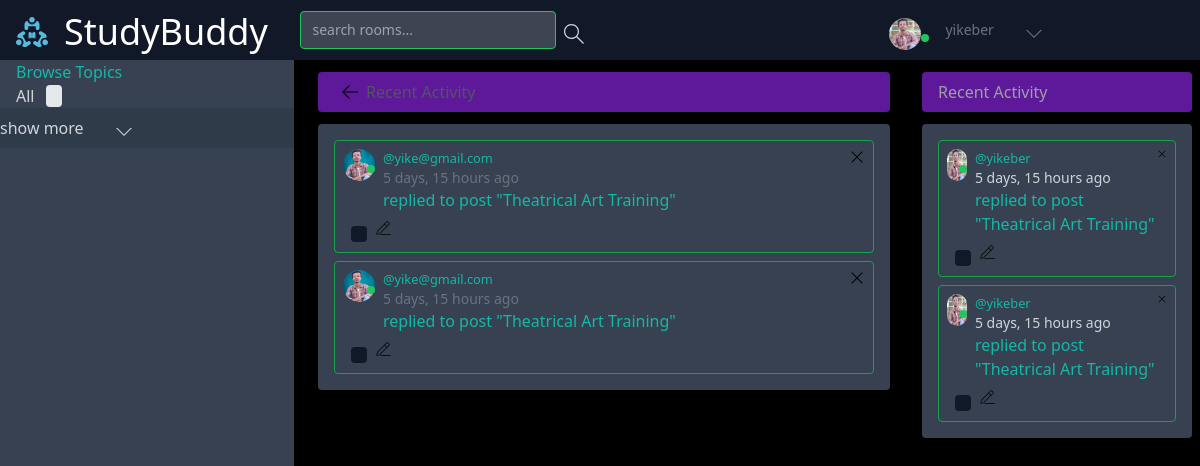
Page /recent-activities/ (signed in) on the earlier database version.
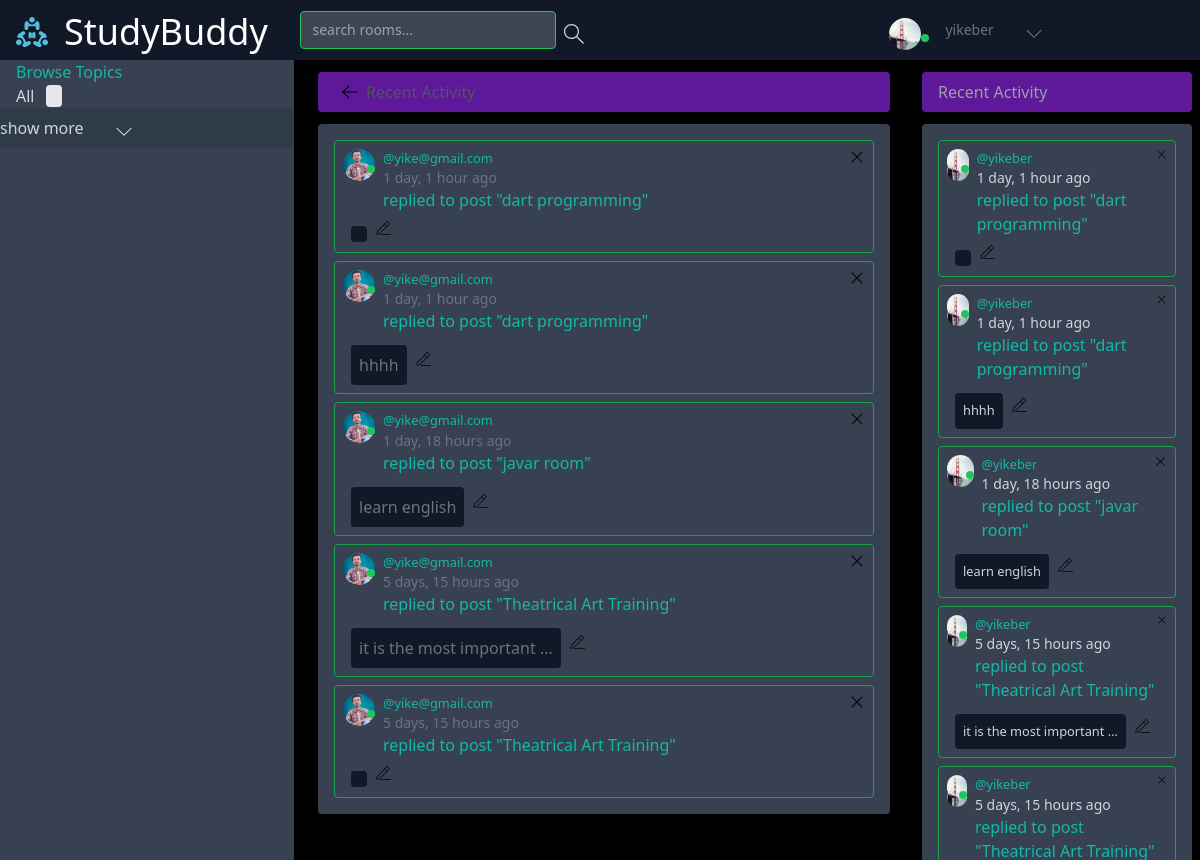
Same page on the later database version.
### Backend/base/models.py (models this page shows)
class User(AbstractUser):
    name  = models.CharField(max_length=200,null=True)
    username = models.CharField(max_length=200)
    password = models.CharField(max_length=100)
    email = models.EmailField(max_length=200,unique=True)
    bio = models.TextField(max_length=500,null=True,blank=True)
    avatar = models.ImageField(null=True,default='images/avatar.svg',upload_to='images/profile_images')
    last_activity = models.DateTimeField(null=True, blank=True)
    is_online = models.BooleanField(default=False)
    USERNAME_FIELD = 'email'
    REQUIRED_FIELDS =['username','password']

class Message(models.Model):
    user = models.ForeignKey(User,on_delete=models.CASCADE)
    room = models.ForeignKey (Room,on_delete=models.CASCADE)
    body = models.TextField()
    image = models.ImageField(null=True,upload_to='files/messages/image_messages')
    video = models.FileField(null=True,upload_to='files/messages/video_messages')
    audio = models.FileField(null=True,upload_to='files/messages/audio_messages')
    liker = models.ManyToManyField(User,related_name='message_liker',blank=True)
    updated  = models.DateTimeField(auto_now=True)
    created = models.DateTimeField(auto_now_add=True)
    num_of_likes = models.IntegerField(default=0)
    num_of_replies = models.IntegerField(default=0)
    is_deleted = models.BooleanField(default=False)
    class Meta:
        ordering = ['-updated','-created']
    def __str__(self):
        return self.body

class Room(models.Model):
    host = models.ForeignKey(User,on_delete=models.SET_NULL,null=True)
    topic = models.ForeignKey(Topic,on_delete=models.SET_NULL,null=True)
    roomImage = models.ImageField(null=True ,default='images/room_images/default_room_image.png',upload_to='images/room_images')
    name = models.CharField(max_length=200)
    description = models.TextField(null=True,blank=True)
    participants = models.ManyToManyField(User,related_name='participants',blank=True)
    updated = models.DateTimeField(auto_now=True)
    created = models.DateField(auto_now_add=True)
    is_deleted = models.BooleanField(default=False)
    class Meta:
        ordering = ['-updated','-created']
    def __str__(self):
        return self.name

### Backend/base/views.py (the view)
# urls.py: path('recent-activities/',views.getActivities,name='activities'),
@login_required(login_url='login')
def getActivities(request):
    user = User.objects.get(username = request.user.username)
    room_messages = user.message_set.all().order_by('-created')
    context  = {
        'room_messages':room_messages,
        'visible_words':5
    }
    return render(request,'base/show_recent.html',context)

### Frontend/templates/base/show_recent.html (shortened to what this page needs)
{%extends 'base/home.html'%}
{%block home-content%}
{%load static %}
<div class="mr-2">
    <h3 class="bg-purple-700 opacity-75 ml-4 mt-3 pl-4  py-2 rounded flex flex-row items-center"><a
            href="{{request.META.HTTP_REFERER}}" class="px-2"><img src="{% static 'assets/icons/arrow-left.svg' %}"
                class="w-4 h-4 " alt="left-arrow"></a>
        <span>Recent Activity</span>
    </h3>
    <div class=" bg-gray-700  ml-4 mt-3 px-2 py-2 rounded">
        {% for message in room_messages %}
        <div class=" border border-green-600 m-2 p-2 rounded">
            <div class="flex flex-row justify-between">
                <div class="flex flex-row">
                    <div class="relative">
                        <img src="{%static 'images/yike.png' %}" class="w-8 h-8 rounded-full inline" alt="">
                        <p class="bg-green-500 w-2 h-2 absolute rounded-full" style="top: 1rem;right: 0;">
                    </div>
                    <div class="ml-2 ">
                        <small> <a href="{% url 'user-profile' message.user.id %}"
                                class="text-teal-500">@{{message.user}}
                            </a>
                        </small>
                        <p class="text-sm font-thin">{{message.created|timesince}} ago</p>
                        <p class="text-md text-teal-500">replied to post <a
                                href="{% url 'room' message.room.id %}">"{{message.room}}"</a>
                        </p>
                    </div>
                </div>
                {% if request.user == message.user %}
                <a href="{% url 'delete-message' message.id %}"><img src="{%static 'assets/icons/remove.svg' %}"
                        class="w-4 w-4" alt="delete"></a>
                {% endif %}
            </div>
            <div class="flex flex-row mx-2 items-center">
                <p class="bg-gray-900 mt-3 px-2 py-2 rounded">{{message|truncatewords:visible_words}}</p>
                {% if request.user == message.user %}
                <a href="{% url 'edit-message' message.id %}" class="px-2 py-2"><img
                        src="{%static 'assets/icons/edit.svg' %}" class="w-4 w-4" alt="edit"></a>
                {% endif %}
            </div>
        </div>
        {% endfor %}
    </div>
</div>
{%endblock home-content%}

### Frontend/templates/navbar.html (shortened to what this page needs)
{% load static %}
<nav class="grid grid-cols-3 justify-start w-screen mx-0 sm:justify-between items-center bg-gray-900  left-0 py-2">
  <div class=" col-span-2 flex justify-start sm:ml-2 sm:items-center">
    <div class="flex flex-row sm:items-center justify-start mr-2">
      <a href="/" class="mt-1 px-2">
        <img src="{% static '/images/logo.svg' %}" alt="profile_img" class=" w-8 h-8 sm:w-8 sm:h-8 rounded" />
      </a>
      <h2 class="text-white hidden sm:block sm:text-4xl sm:ml-1 sm:pl-1 sm:mt-1 text-sm">StudyBuddy</h2>
    </div>
    {% if request.user.is_authenticated %}
    <div class=" flex flex-row sm:ml-4 pb-0 ml-2 ">
      <form action="{% url 'home' %}" method="GET" class=" flex flex-row rounded sm:px-2 mb-0 pb-0 ">
        <input
          class="focus:outline-none focus:border-yellow-500 text-sm sm:px-2 py-2  bg-gray-500 sm:w-64 rounded bg-opacity-50 border border-green-500"
          type="text" name='q' placeholder=" search rooms...">
        <button type="submit">
        </button>
      </form>
    </div>
    {%endif%}
  </div>
  <div class=" col-span-1 sm:mr-2 text-white sm:mr-16 sm:pr-16">
    <div class=" flex flex-row items-center  sm:ml-4 sm:sm:px-4 pb-0 pt-2 justify-end ">
      {% if request.user.is_authenticated %}
      <div class="relative  mr-2">
        <img src="{{request.user.avatar.url}}" alt="" class="w-8 h-8 rounded-full mx-2">
        <p {% if user.is_online %} class=" bg-green-500 w-2 h-2 absolute rounded-full" {%else%}
          class=" bg-red-500 w-2 h-2 absolute rounded-full" {%endif%} style="top: 1rem;right: 0;">
      </div>
      {%endif%}
      <div class="text-sm text-gray-500  h-8">
        <p class="flex flex-row sm:ml-2 items-center">
          <a href="{%url 'user-profile' request.user.id%}">
            <span>{{request.user.username}}</span>
          </a>
          <svg class="w-4 h-4 sm:ml-8 mt-2 fill-current" id="nav_down_icon" onclick="{showElement()}"
            xmlns="http://www.w3.org/2000/svg" width="32" height="32" viewBox="0 0 32 32">
            <title>chevron-down</title>
            <path d="M16 21l-13-13h-3l16 16 16-16h-3l-13 13z"></path>
          </svg>
        </p>
      </div>
    </div>
  </div>
  </div>

### Frontend/templates/base/activity_component.html (shortened to what this page needs)
{%load static %}
<div class="mr-2">
    <h3 class="bg-purple-700 opacity-75 ml-4 mt-3 pl-4  py-2 rounded"> Recent Activity</h3>
    <div class=" bg-gray-700  ml-4 mt-3 px-2 py-2 rounded">
        {% for message in room_messages %}
        <div class=" border border-green-600 m-2 p-2 rounded">
            <div class="flex flex-row justify-between">
                <div class="flex flex-row">
                    <div class="relative">
                        <img src="{{message.user.avatar.url}}" class="w-8 h-8 rounded-full inline" alt="">
                        <p {% if message.user.is_online %} class=" bg-green-500 w-2 h-2 absolute rounded-full" {%else%}
                            class=" bg-red-500 w-2 h-2 absolute rounded-full" {%endif%} style="top: 1rem;right: 0;">
                    </div>
                    <div class="ml-2 ">
                        <small> <a href="{% url 'user-profile' message.user.id %}"
                                class="text-teal-500">@{{message.user.username}}
                            </a>
                        </small>
                        <p class="text-sm font-thin">{{message.created|timesince}} ago</p>
                        <p class="text-md text-teal-500">replied to post <a
                                href="{% url 'room' message.room.id %}">"{{message.room}}"</a>
                        </p>
                    </div>
                </div>
                {% if request.user == message.user %}
                <a href="{% url 'delete-message' message.id %}"><img src="{%static 'assets/icons/remove.svg' %}"
                        class="w-4 w-4" alt="delete"></a>
                {% endif %}
            </div>
            <div class="flex flex-row mx-2 items-center">
                <p class="bg-gray-900 mt-3 px-2 py-2 rounded ">
                    <small>{{message|truncatewords:visible_words}}
                    </small>
                </p>
                {% if request.user == message.user %}
                <a href="{% url 'edit-message' message.id %}" class="px-2 py-2"><img
                        src="{%static 'assets/icons/edit.svg' %}" class="w-4 w-4" alt="edit"></a>
                {% endif %}
            </div>
        </div>
        {% endfor %}
    </div>
</div>

Differences in the rows shown:
changed User "yikeber": user.avatar: a different picture
added Message: user "yike@gmail.com", created "1 day, 1 hour", room "dart programming", user.avatar (picture), user.username "yikeber"
added Message: user "yike@gmail.com", created "1 day, 1 hour", room "dart programming", body "hhhh", user.avatar (picture), user.username "yikeber"
added Message: user "yike@gmail.com", created "1 day, 18 hours", room "javar room", body "learn english", user.avatar (picture), user.username "yikeber"
changed Message: body (not shown) → "it is the most important …"; user.avatar: a different picture
changed Message (number 5 of 5 on the later page): user.avatar: a different picture
